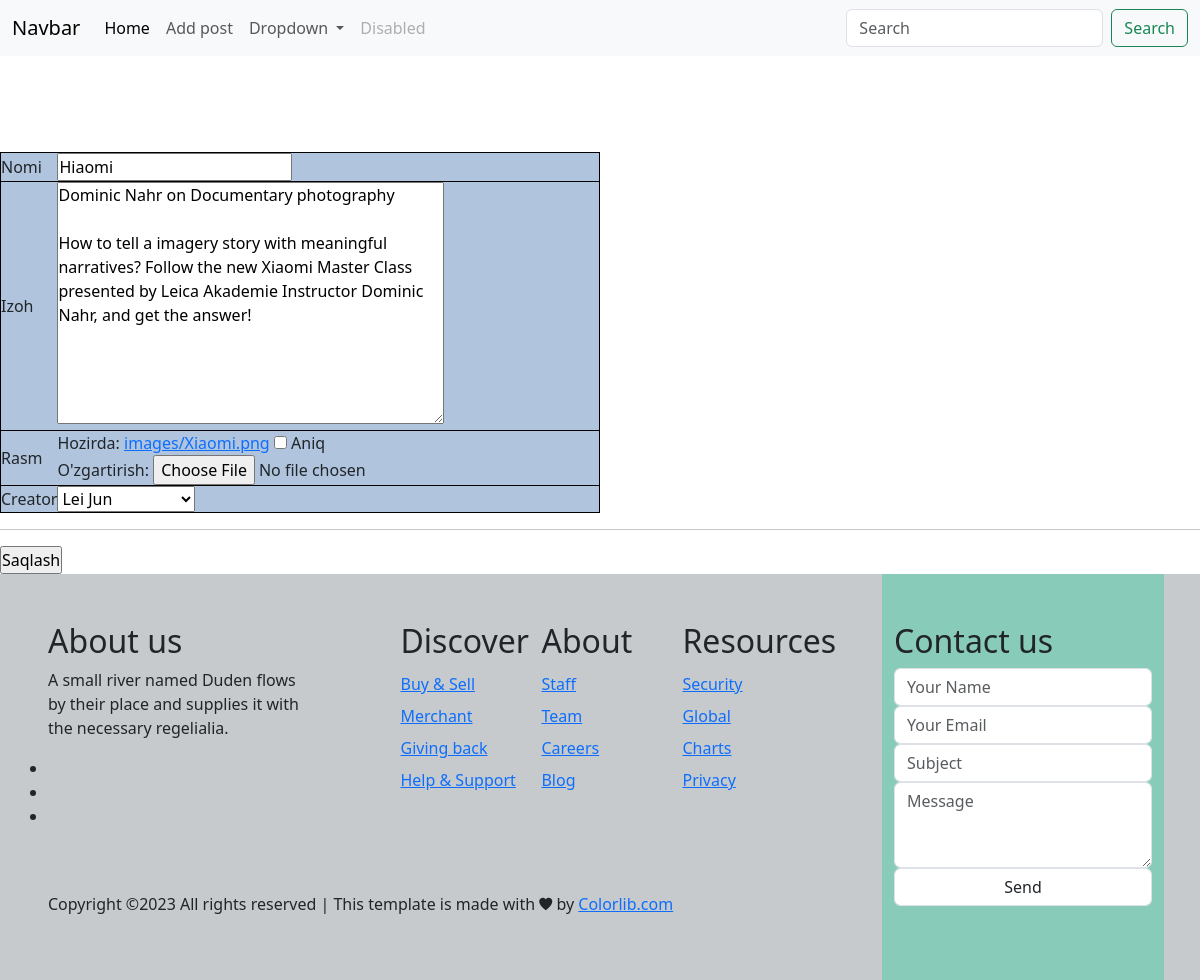
The app's page /editabout/00100441-030e-4daa-af67-6018ad235987, older data.
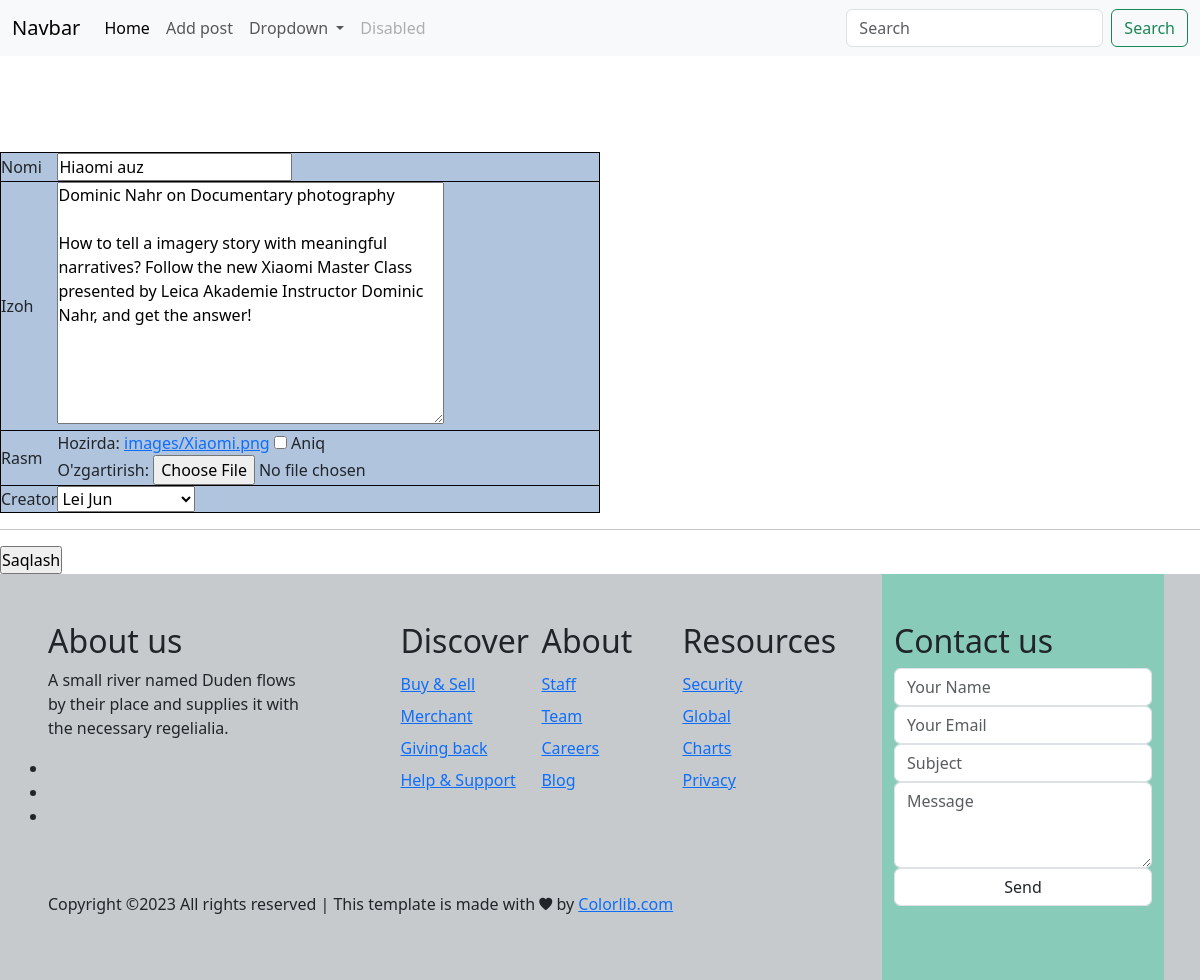
The same page, newer data.
### news/models.py (models this page shows, shortened)
class Project(models.Model):
    title = models.CharField(_("Nomi"), max_length=200)
    description = models.TextField(_("Izoh"),)
    image = models.ImageField(_("Rasm"), upload_to='images/', null=True, blank=True, default='images/Apple.png')
    joined = models.DateTimeField(auto_now_add=True)
    id = models.UUIDField(unique=True, primary_key=True, default=uuid.uuid4, editable=False)
    creator = models.ForeignKey('Creator', on_delete=models.CASCADE, null=True, blank=True)
    class Meta:
        verbose_name = 'Telefonlar'
        verbose_name_plural = 'Telefonlar'

### news/views.py (the view)
# urls.py: path('editabout/<uuid:id>', about_edit, name='editabout'),
def about_edit(request, id):
    project = Project.objects.get(id=id)
    form = AddAboutForm(instance=project)
    if request.method == 'POST':
        form = AddAboutForm(request.POST, request.FILES, instance=project)
        if form.is_valid():
            form.save()
            return redirect('abouts')
    context = {
        'form': form,
    }
    return render(request, "news/about_edit.html", context)

### news/forms.py
class AddAboutForm(ModelForm):
    class Meta:
        model = Project
        fields = '__all__'

### news/models.py (called while the page is built)
    def __str__(self):
        return self.name

### news/templates/news/about_edit.html (shortened to what this page needs)
{% extends "base/base.html" %}
{% load static %}
{% block content %}
    <form method="POST" enctype='multipart/form-data'>
            <table class="tableadd">
                {% for for in form %}
                <tr>
                    <td>{{ for.label }}
                    <td style="width: 100%">{{ for }}</td>
                </tr>
                 <br>
                {% endfor %}
            </table>
        <hr>
        <input type="submit" value="Saqlash">
    </form>
{% endblock content %}

Row changes from the older to the newer data that the page shows:
changed Project "Lei Jun": title "Hiaomi" → "Hiaomi auz"
